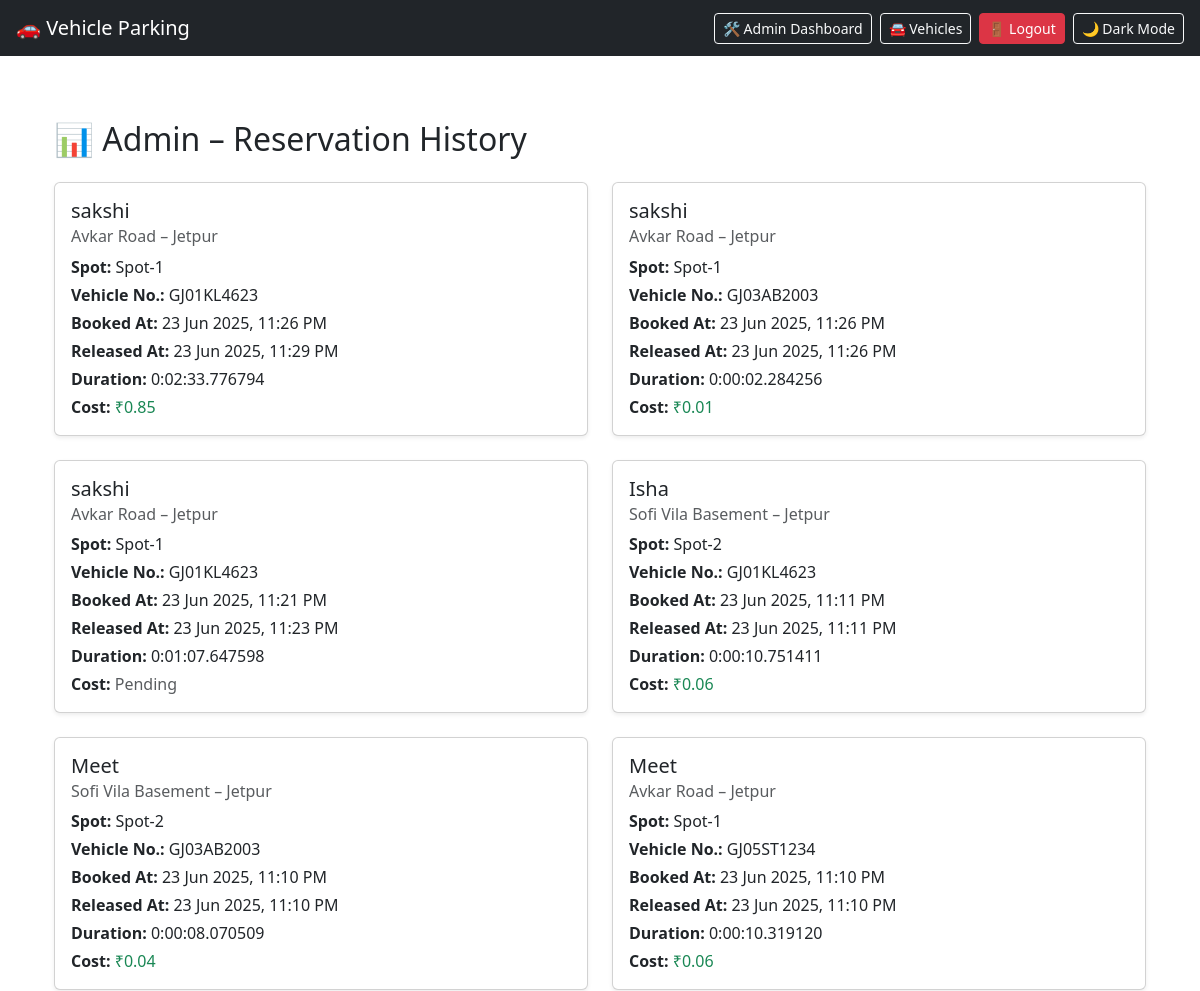
/admin/reservations (signed in, upper part), run on an earlier commit of the app's database.
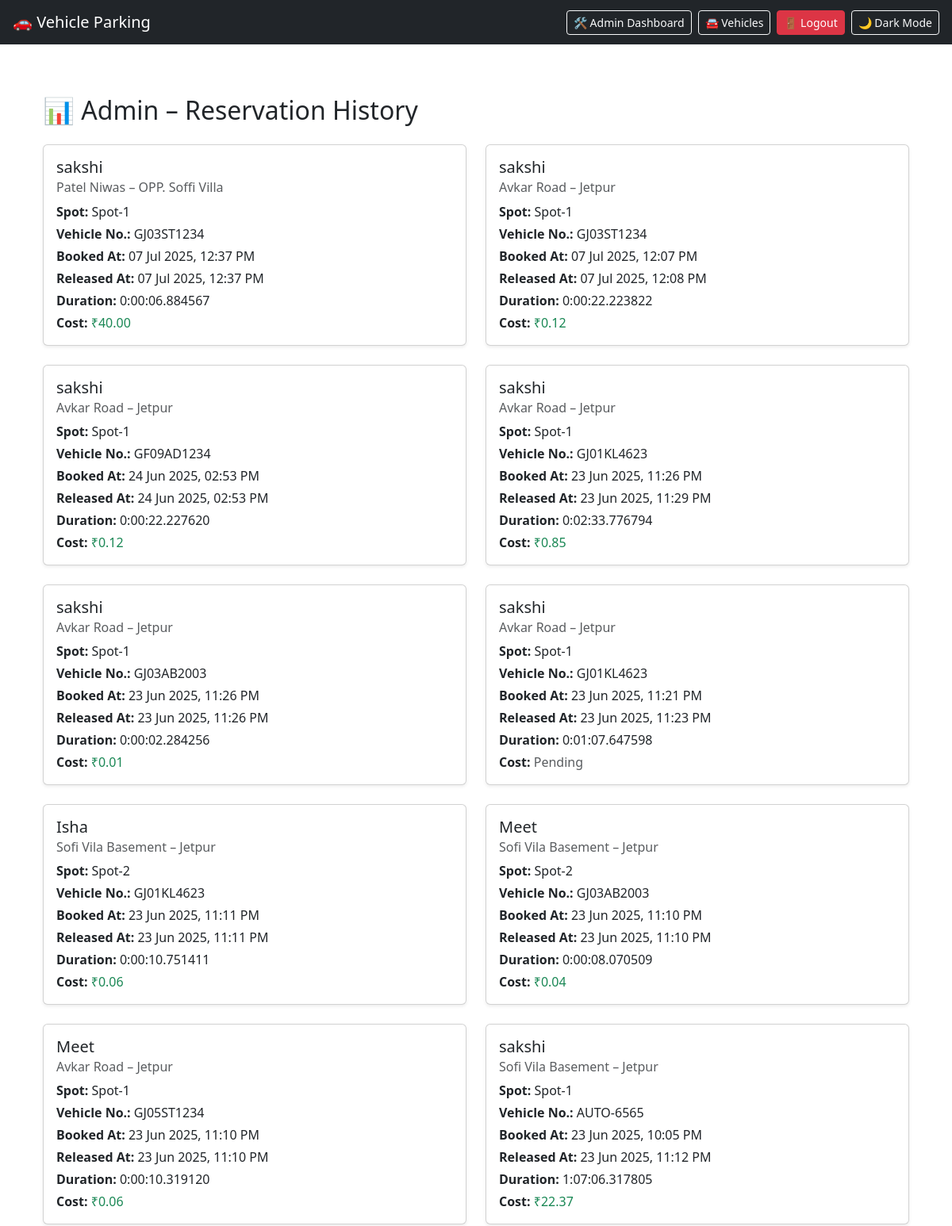
And on a later commit of the database.
### tables this page shows
CREATE TABLE parking_history (
            id INTEGER PRIMARY KEY AUTOINCREMENT,
            user_id INTEGER NOT NULL,
            spot_id INTEGER NOT NULL,
            lot_id INTEGER NOT NULL,
            vehicle_number TEXT NOT NULL,
            entry_time TEXT NOT NULL,
            exit_time TEXT, cost REAL,
            FOREIGN KEY(user_id) REFERENCES users(id),
            FOREIGN KEY(spot_id) REFERENCES parking_spots(id),
            FOREIGN KEY(lot_id) REFERENCES parking_lots(id)
        );

CREATE TABLE users (
            id INTEGER PRIMARY KEY AUTOINCREMENT,
            email TEXT UNIQUE NOT NULL,
            password TEXT NOT NULL,
            full_name TEXT NOT NULL,
            address TEXT,
            pin_code TEXT,
            role TEXT DEFAULT 'user'
        );

CREATE TABLE parking_lots (
            id INTEGER PRIMARY KEY AUTOINCREMENT,
            name TEXT NOT NULL,
            address TEXT NOT NULL,
            pin_code TEXT,
            total_spots INTEGER NOT NULL,
            available_spots INTEGER NOT NULL
        , price_per_hour REAL DEFAULT 20.0, flat_price REAL, base_price REAL DEFAULT 80, base_duration INTEGER DEFAULT 2, extra_hour_price REAL DEFAULT 50);

CREATE TABLE parking_spots (
            id INTEGER PRIMARY KEY AUTOINCREMENT,
            lot_id INTEGER NOT NULL,
            spot_number TEXT NOT NULL,
            is_occupied INTEGER DEFAULT 0,
            current_user_id INTEGER,
            FOREIGN KEY(lot_id) REFERENCES parking_lots(id),
            FOREIGN KEY(current_user_id) REFERENCES users(id)
        );

### app.py (the view)
@app.route('/admin/reservations')
def admin_reservations():
    if session.get('role') != 'admin':
        return redirect(url_for('login'))
    conn = get_db_connection()
    history = conn.execute('''
        SELECT
            l.name AS lot_name,
            l.address AS lot_address,
            s.spot_number,
            h.vehicle_number,
            h.entry_time,
            h.exit_time,
            h.cost,
            u.full_name AS user_name
        FROM parking_history h
        JOIN parking_spots s ON h.spot_id = s.id
        JOIN parking_lots l ON h.lot_id = l.id
        JOIN users u ON h.user_id = u.id
        ORDER BY h.entry_time DESC
    ''').fetchall()
    conn.close()
    converted_history = []
    for row in history:
        row_dict = dict(row)
        entry = row_dict['entry_time']
        exit = row_dict['exit_time']
        if entry and exit:
            duration = datetime.fromisoformat(exit) - datetime.fromisoformat(entry)
            row_dict['duration'] = str(duration)
        else:
            row_dict['duration'] = None
        converted_history.append(row_dict)
    return render_template('admin_reservations.html', history=converted_history)

### app.py (called while the page is built)
def get_db_connection():
    conn = sqlite3.connect(DATABASE)
    conn.row_factory = sqlite3.Row
    return conn

@app.template_filter('format_datetime')
def format_datetime(value):
    if not value:
        return ""
    try:
        dt = datetime.fromisoformat(value)
        return dt.strftime("%d %b %Y, %I:%M %p")
    except:
        return value

### templates/admin_reservations.html (shortened to what this page needs)
{% extends "base.html" %}
{% block content %}
<div class="container mt-4">
  <h2 class="mb-4">📊 Admin – Reservation History</h2>
  <div class="row row-cols-1 row-cols-md-2 g-4">
    {% for entry in history %}
    <div class="col">
      <div class="card shadow-sm">
        <div class="card-body">
          <h5 class="card-title">{{ entry.user_name }}</h5>
          <h6 class="card-subtitle mb-2 text-muted">{{ entry.lot_name }} – {{ entry.lot_address }}</h6>
          <p class="mb-1"><strong>Spot:</strong> {{ entry.spot_number }}</p>
          <p class="mb-1"><strong>Vehicle No.:</strong> {{ entry.vehicle_number }}</p>
          <p class="mb-1"><strong>Booked At:</strong> {{ entry.entry_time | format_datetime }}</p>
          <p class="mb-1">
            <strong>Released At:</strong>
            {% if entry.exit_time %}
              {{ entry.exit_time | format_datetime }}
            {% else %}
              <span class="badge text-bg-warning">⏳ In Use</span>
            {% endif %}
          </p>
          <p class="mb-1">
            <strong>Duration:</strong>
            {% if entry.duration %}
              {{ entry.duration }}
            {% else %}
              <span class="text-warning">In Progress</span>
            {% endif %}
          </p>
          <p class="mb-0">
            <strong>Cost:</strong>
            {% if entry.cost is not none %}
              <span class="text-success">₹{{ "%.2f"|format(entry.cost) }}</span>
            {% else %}
              <span class="text-muted">Pending</span>
            {% endif %}
          </p>
        </div>
      </div>
    </div>
    {% endfor %}
  </div>
</div>
{% endblock %}

What changed in the data, as far as the page shows it:
added parking_history: user_name "sakshi", lot_name "Patel Niwas", lot_address "OPP. Soffi Villa", spot_number "Spot-1", vehicle_number "GJ03ST1234", entry_time "07 Jul 2025, 12:37 PM", exit_time "07 Jul 2025, 12:37 PM", duration "0:00:06.884567", cost "40.00"
added parking_history: user_name "sakshi", lot_name "Avkar Road", lot_address "Jetpur", spot_number "Spot-1", vehicle_number "GJ03ST1234", entry_time "07 Jul 2025, 12:07 PM", exit_time "07 Jul 2025, 12:08 PM", duration "0:00:22.223822", cost "0.12"
added parking_history: user_name "sakshi", lot_name "Avkar Road", lot_address "Jetpur", spot_number "Spot-1", vehicle_number "GF09AD1234", entry_time "24 Jun 2025, 02:53 PM", exit_time "24 Jun 2025, 02:53 PM", duration "0:00:22.227620", cost "0.12"
now on this page (row unchanged): parking_history: user_name "sakshi", lot_name "Sofi Vila Basement", lot_address "Jetpur", spot_number "Spot-1", vehicle_number "AUTO-6565", entry_time "23 Jun 2025, 10:05 PM", exit_time "23 Jun 2025, 11:12 PM", duration "1:07:06.317805", cost "22.37"
